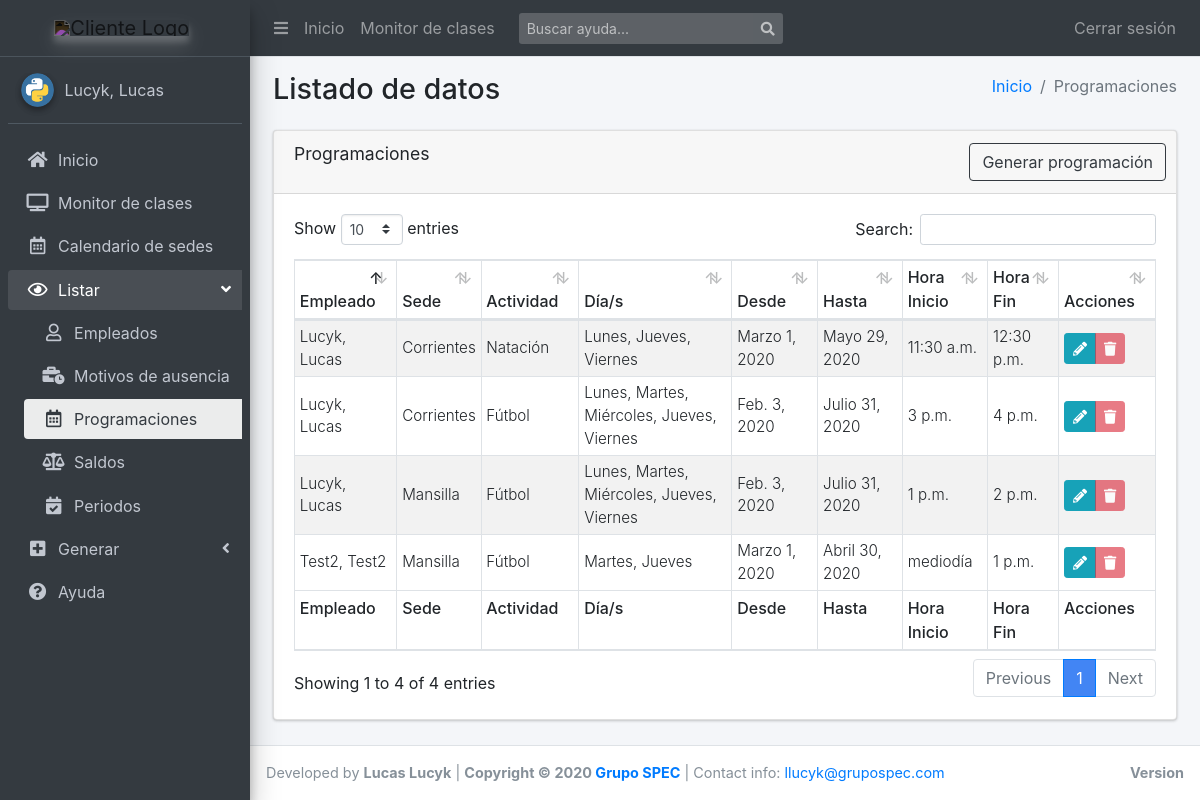
Screenshot of /list/programaciones/ (signed in) with the database file from the repository.
### scg_app/models.py (models this page shows, shortened)
class Recurrencia(models.Model):
    fecha_desde = models.DateField(default=timezone.now)
    fecha_hasta = models.DateField(blank=True)
    horario_desde = models.TimeField(default=timezone.now)
    horario_hasta = models.TimeField(blank=True)
    empleado = models.ForeignKey(
        'Empleado', on_delete=models.SET_NULL, null=True)
    actividad = models.ForeignKey(
        'Actividad', on_delete=models.SET_NULL, null=True)
    sede = models.ForeignKey('Sede', on_delete=models.SET_NULL, null=True)
    weekdays = MultiSelectField(
        'Días de la semana', choices=settings.DIA_SEMANA_CHOICES,
        null=True, blank=True)
    locked = models.BooleanField(null=True, blank=True, default=False)
    class Meta:
        verbose_name = "Recurrencia"
        verbose_name_plural = "Recurrencias"
        get_latest_by = "-fecha_desde"
        ordering = ["-fecha_desde", "-fecha_hasta"]
    def get_dias_str(self):
        return ', '.join(utils.get_dia_display(*self.weekdays))
    get_dias_str.short_description = "Días"
    def get_edit_url(self):
        return reverse('programacion_update', kwargs={"pk": self.id})

class Empleado(models.Model):
    id_netTime = models.PositiveIntegerField(
        default=0,
        validators=[MinValueValidator(1)],
        unique=True,
        help_text="Para matchear marcajes e importaciones"
    )
    apellido = models.CharField(max_length=20)
    nombre = models.CharField(max_length=20)
    dni = models.CharField(max_length=8, unique=True)
    legajo = models.CharField(max_length=10, null=True, blank=True)
    empresa = models.CharField(max_length=10, null=True, blank=True)
    tipo = models.ForeignKey(
        'TipoContrato', on_delete=models.CASCADE, null=True, blank=True)
    liquidacion = models.ForeignKey(
        'TipoLiquidacion', on_delete=models.CASCADE, null=True, blank=True)
    escala = models.ManyToManyField('Escala')
    class Meta:
        verbose_name = "Empleado"
        verbose_name_plural = "Empleados"
        get_latest_by = "dni"
        ordering = ["dni", "apellido", "nombre"]
    class ReportBuilder:
        extra = ['legajo_apellido_nombre', ]
    @property
    def legajo_apellido_nombre(self):
        return f'{self.legajo} - {self.apellido} {self.nombre}'
    def __str__(self):
        return '{}, {}'.format(
            self.apellido,
            self.nombre if self.nombre else ''
        )

class Sede(models.Model):
    id_netTime = models.PositiveIntegerField(
        default=0,
        validators=[MinValueValidator(1)],
        unique=True,
        help_text="Para matchear marcajes e importaciones")
    nombre = models.CharField(max_length=100)
    codigo = models.CharField(max_length=50, blank=True, null=True, unique=True)
    tipo = models.CharField(max_length=30, default="Física", blank=True)
    class Meta:
        verbose_name = "Sede"
        verbose_name_plural = "Sedes"
        get_latest_by = "nombre"
        ordering = ["nombre", ]

class Actividad(models.Model):
    nombre = models.CharField(max_length=100)
    grupo = models.ForeignKey(
        'GrupoActividad', on_delete=models.SET_NULL, null=True, blank=True)
    class Meta:
        verbose_name = "Actividad"
        verbose_name_plural = "Actividades"
        ordering = ["nombre", ]
        get_latest_by = "nombre"

### scg_app/views.py (the view)
# urls.py: path('programaciones/', views.RecurrenciasList.as_view(),
class RecurrenciasList(LoginRequiredMixin, ListView):
    model = Recurrencia
    template_name = 'apps/scg_app/list/programaciones.html'
    context_object_name = 'programaciones_list'
    ordering = ['-fecha_desde', '-horario_desde', 'actividad__nombre']

### scg_app/utils.py (called while the page is built)
def get_dia_display(*args):
    to_dict = dict(settings.DIA_SEMANA_CHOICES)
    return [to_dict.get(str(char)) for char in args]

### templates/apps/scg_app/list/programaciones.html
{% extends "apps/scg_app/list/base.html" %}
{% block active_ver_program %} active {% endblock %}
{% block route %}
  <li class="breadcrumb-item"><a href="{% url 'index' %}">Inicio</a></li>
  <li class="breadcrumb-item active">Programaciones</li>
{% endblock route %}
{% block tableName %}Programaciones{% endblock %}
{% block generar_btn %}
  <a href="{% url 'programar' %}" class="btn btn-outline-dark">Generar programaci&oacute;n</a>
{% endblock %}
{% block tableHeaders %}
  <tr>
    <th>Empleado</th>
    <th>Sede</th>
    <th>Actividad</th>
    <th>D&iacute;a/s</th>
    <th>Desde</th>
    <th>Hasta</th>
    <th>Hora Inicio</th>
    <th>Hora Fin</th>
    <th>Acciones</th>
  </tr>
{% endblock %}
{% block tableBody %}
  {% for programacion in programaciones_list %}
    <tr>
      <td class="align-middle">{{programacion.empleado|capfirst}}</td>
      <td class="align-middle">{{programacion.sede.nombre|capfirst}}</td>
      <td class="align-middle">{{programacion.actividad.nombre|capfirst}}</td>
      <td class="align-middle">{{programacion.get_dias_str}}</td>
      <td class="align-middle">{{programacion.fecha_desde}}</td>
      <td class="align-middle">{{programacion.fecha_hasta}}</td>
      <td class="align-middle">{{programacion.horario_desde}}</td>
      <td class="align-middle">{{programacion.horario_hasta}}</td>
      <td class="py-0 align-middle">
        <div class="btn-group btn-group-sm">
          <a href="{{ programacion.get_edit_url|safe }}" class="btn btn-info"><i class="fas fa-pencil-alt"></i></a>
          {% if programacion.locked %}
            <a href="#" class="btn btn-danger disabled" role="button" aria-disabled="true">
              <i class="fas fa-trash"></i>
            </a>
          {% else %}
            <a href="{{ programacion.get_delete_url|safe }}" class="btn btn-danger"><i class="fas fa-trash"></i></a>
          {% endif %}
        </div>
      </td>
    </tr>
  {% endfor %}
{% endblock %}
{% block tableFooter %}
  <tr>
    <th>Empleado</th>
    <th>Sede</th>
    <th>Actividad</th>
    <th>D&iacute;a/s</th>
    <th>Desde</th>
    <th>Hasta</th>
    <th>Hora Inicio</th>
    <th>Hora Fin</th>
    <th>Acciones</th>
  </tr>
{% endblock %}

### templates/base_template.html (shortened to what this page needs)
<!DOCTYPE html>
<html lang="es">
<head>
  {% load static %}
  <link rel="stylesheet" href="{%  static 'css/main.css' %}">
  <link rel="stylesheet" href="{% static 'plugins/ionicons/ionicons.min.css' %}">
  <link rel="stylesheet" href="{%  static 'dist/css/adminlte.min.css' %}">
  <link rel="stylesheet" href="{% static 'plugins/chart.js/Chart.min.css' %}" />
  <link rel="stylesheet" href="{% static 'plugins/bootstrap/css/bootstrap.min.css' %}" />
  <link rel="stylesheet" href="{%  static 'plugins/fontawesome-free/css/all.min.css' %}">
  {% block extra_css %}
  {% endblock %}
</head>
<body class="hold-transition sidebar-mini layout-fixed .layout-footer-fixed .layout-navbar-fixed">
{% block body %}
<div class="wrapper">
  <nav class="main-header navbar navbar-expand navbar-dark navbar-dark">
    <ul class="navbar-nav">
      <li class="nav-item">
        <a class="nav-link" data-widget="pushmenu" href="#" role="button"><i class="fas fa-bars"></i></a>
      </li>
      <li class="nav-item d-none d-sm-inline-block">
        <a href="{% url 'index' %}" class="nav-link">Inicio</a>
      </li>
      <li class="nav-item d-none d-sm-inline-block">
        <a href="{% url 'clases_view'%}" class="nav-link">Monitor de clases</a>
      </li>
    </ul>
    <form class="form-inline ml-3" action="{% url 'help_list' %}">
      <div class="input-group input-group-sm">
        <input class="form-control form-control-navbar" type="search" placeholder="Buscar ayuda..." aria-label="Buscar" name="q">
        <div class="input-group-append">
          <button class="btn btn-navbar" type="submit">
            <i class="fas fa-search"></i>
          </button>
        </div>
      </div>
    </form>
    <ul class="navbar-nav ml-auto">
      {% if user.is_authenticated %}
        <li class="nav-item">
          <a class="nav-link" href="{% url 'logout'%}?next={{request.path}}">
          Cerrar sesi&oacute;n
          </a>
        </li>
      {% endif %}
    </ul>
  </nav>
  <aside class="main-sidebar sidebar-dark-primary elevation-4">
    <a id="logo-big" href="{% url 'index' %}" class="brand-link text-center" style="display:none;">
      <img src="https://megatlon.com/megatlon/images/megatlon.svg"
           alt="Cliente Logo"
           class="brand-image elevation-3 invert-color img-center"
           style="opacity: .8;">
      <span class="brand-text font-weight-light">&nbsp;</span>
    </a>
    <div class="sidebar">
      <div class="user-panel mt-3 pb-3 mb-3 d-flex">
        <div class="image">
          <img src="{% static 'img/python.png' %}" class="img-circle elevation-2" alt="User Image">
        </div>
        <div class="info">
          <a href="#" class="d-block">{{ user.last_name }}, {{ user.first_name }}</a>
        </div>
      </div>
      <nav class="mt-2">
        <ul class="nav nav-pills nav-sidebar flex-column nav-child-indent" data-widget="treeview" role="menu" data-accordion="false">
          <li class="nav-item">
            <a href="{% url 'index' %}" class="nav-link {% block active_home %}{% endblock %}">
              <i class="nav-icon fas fa-home"></i>
              <p>Inicio</p>
            </a>
          </li>
          <li class="nav-item">
            <a href="{% url 'clases_view'%}" class="nav-link {% block active_monitor %}{% endblock %}">
              <i class="nav-icon fas fa-tv"></i>
              <p>Monitor de clases</p>
            </a>
          </li>
          <li class="nav-item">
            <a href="{% url 'sede_calendar'%}" class="nav-link {% block active_sede_calendar %}{% endblock %}">
              <i class="nav-icon far fa-calendar-alt"></i>
              <p>Calendario de sedes</p>
            </a>
          </li>
          <li class="nav-item has-treeview {% block open_ver %}{% endblock %}">
            <a href="#" class="nav-link">
              <i class="nav-icon far fa-eye"></i>
              <p>
                Listar
                <i class="fas fa-angle-left right"></i>
              </p>
            </a>
            <ul class="nav nav-treeview">
              <li class="nav-item">
                <a href="{% url 'empleados_view'%}" class="nav-link {% block active_ver_empleados %}{% endblock %}">
                  <i class="far fa-user nav-icon"></i>
                  <p>Empleados</p>
                </a>
              </li>
              <li class="nav-item">
                <a href="{% url 'motivos_ausencia_view'%}" class="nav-link {% block active_ver_mot_aus %}{% endblock %}">
                  <i class="fas fa-business-time nav-icon"></i>
                  <p>Motivos de ausencia</p>
                </a>
              </li>
              <li class="nav-item">
                <a href="{% url 'programaciones_view'%}" class="nav-link {% block active_ver_program %}{% endblock %}">
                  <i class="far fa-calendar-alt nav-icon"></i>
                  <p>Programaciones</p>
                </a>
              </li>
              <li class="nav-item">
                <a href="{% url 'saldos_view'%}" class="nav-link {% block active_ver_saldos %}{% endblock %}">
                  <i class="fas fa-balance-scale nav-icon"></i>
                  <p>Saldos</p>
                </a>
              </li>
              <li class="nav-item">
                <a href="{% url 'periodos_view'%}" class="nav-link {% block active_ver_periodos %}{% endblock %}">
                  <i class="fas fa-calendar-check nav-icon"></i>
                  <p>Periodos</p>
                </a>
              </li>
            </ul>
          </li>
          <li class="nav-item has-treeview {% block open_crear %}{% endblock %}">
            <a href="#" class="nav-link">
              <i class="nav-icon fas fa-plus-square"></i>
              <p>
                Generar
                <i class="right fas fa-angle-left"></i>
              </p>
            </a>
          </li>
          <li class="nav-item">
            <a href="{% url 'help_list'%}" class="nav-link {% block active_help %}{% endblock %}">
              <i class="nav-icon fas fa-question-circle"></i>
              <p>Ayuda</p>
            </a>
          </li>
        </ul>
      </nav>
    </div>
  </aside>
  <div class="content-wrapper">
    <section class="content-header">
      <div class="container-fluid">
        <div class="row mb-2">
          <div class="col-sm-6">
            <h1>{% block namepage %}Inicio{% endblock %}</h1>
          </div>
          <div class="col-sm-6">
            <ol class="breadcrumb float-sm-right">
              {% block route %}{% endblock %}
            </ol>
          </div>
        </div>
      </div>
    </section>
    <section class="content">
      <div class="container-fluid">
        {% block content %}{% endblock %}
      </div>
    </section>
  </div>
  <footer class="main-footer">
    <div class="float-right d-none d-sm-block">
      <b>Version</b>
    </div>
    Developed by <strong>Lucas Lucyk</strong> |
    <strong>Copyright &copy; 2020 <a href="https://grupospec.com/es/">Grupo SPEC</a></strong>
    | Contact info: <a href="mailto:llucyk@grupospec.com">llucyk@grupospec.com</a>
  </footer>
</div>
{% endblock body %}
</body>
</html>

### static/css/main.css (style rules this page uses)
footer { font-size: .9rem; }
table td { font-size: .95rem; font-weight: 300; }
table th { font-size: 1rem; font-weight: 500; }
.invert-color { -webkit-filter: invert(1); filter: invert(1); }
.img-center { float: none !important; }

### rows the page displays
Recurrencia: empleado "Test2, Test2", sede.nombre "Mansilla", actividad.nombre "Fútbol", get_dias_str "Martes, Jueves", fecha_desde "Marzo 1, 2020", fecha_hasta "Abril 30, 2020", horario_desde "mediodía", horario_hasta "1 p.m.", locked True (drawn)
Recurrencia: empleado "Lucyk, Lucas", sede.nombre "Corrientes", actividad.nombre "Natación", get_dias_str "Lunes, Jueves, Viernes", fecha_desde "Marzo 1, 2020", fecha_hasta "Mayo 29, 2020", horario_desde "11:30 a.m.", horario_hasta "12:30 p.m.", locked True (drawn)
Recurrencia: empleado "Lucyk, Lucas", sede.nombre "Corrientes", actividad.nombre "Fútbol", get_dias_str "Lunes, Martes, Miércoles, Jueves, Viernes", fecha_desde "Feb. 3, 2020", fecha_hasta "Julio 31, 2020", horario_desde "3 p.m.", horario_hasta "4 p.m.", locked True (drawn)
Recurrencia: empleado "Lucyk, Lucas", sede.nombre "Mansilla", actividad.nombre "Fútbol", get_dias_str "Lunes, Martes, Miércoles, Jueves, Viernes", fecha_desde "Feb. 3, 2020", fecha_hasta "Julio 31, 2020", horario_desde "1 p.m.", horario_hasta "2 p.m.", locked True (drawn)

### other values shown
{{ user.last_name }} "Lucyk"
{{ user.first_name }} "Lucas"
